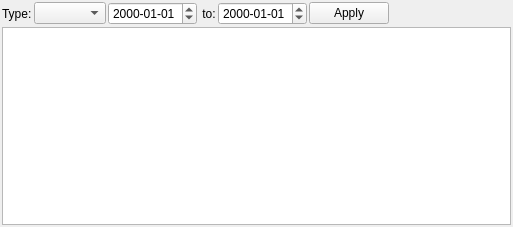
<?xml version="1.0" encoding="UTF-8"?>
<ui version="4.0">
 <class>DialogMissingObservations</class>
 <widget class="QWidget" name="DialogMissingObservations">
  <property name="geometry">
   <rect>
    <x>0</x>
    <y>0</y>
    <width>513</width>
    <height>227</height>
   </rect>
  </property>
  <property name="windowTitle">
   <string>Missing Observations</string>
  </property>
  <layout class="QVBoxLayout" name="verticalLayout">
   <property name="spacing">
    <number>2</number>
   </property>
   <property name="margin">
    <number>2</number>
   </property>
   <item>
    <layout class="QHBoxLayout" name="horizontalLayout">
     <property name="spacing">
      <number>2</number>
     </property>
     <item>
      <widget class="QLabel" name="labelType">
       <property name="text">
        <string>Type:</string>
       </property>
      </widget>
     </item>
     <item>
      <widget class="QComboBox" name="comboType"/>
     </item>
     <item>
      <widget class="MiDateTimeEdit" name="timeFrom">
       <property name="displayFormat">
        <string notr="true">yyyy-MM-dd</string>
       </property>
      </widget>
     </item>
     <item>
      <widget class="QLabel" name="labelTo">
       <property name="text">
        <string> to:</string>
       </property>
      </widget>
     </item>
     <item>
      <widget class="MiDateTimeEdit" name="timeTo">
       <property name="displayFormat">
        <string notr="true">yyyy-MM-dd</string>
       </property>
      </widget>
     </item>
     <item>
      <widget class="QPushButton" name="buttonApply">
       <property name="text">
        <string>Apply</string>
       </property>
      </widget>
     </item>
     <item>
      <spacer name="horizontalSpacer">
       <property name="orientation">
        <enum>Qt::Horizontal</enum>
       </property>
       <property name="sizeHint" stdset="0">
        <size>
         <width>40</width>
         <height>20</height>
        </size>
       </property>
      </spacer>
     </item>
    </layout>
   </item>
   <item>
    <widget class="QTableView" name="tableMissing"/>
   </item>
  </layout>
 </widget>
 <customwidgets>
  <customwidget>
   <class>MiDateTimeEdit</class>
   <extends>QDateTimeEdit</extends>
   <header>util/gui/MiDateTimeEdit.hh</header>
  </customwidget>
 </customwidgets>
 <resources/>
 <connections>
  <connection>
   <sender>buttonApply</sender>
   <signal>clicked()</signal>
   <receiver>DialogMissingObservations</receiver>
   <slot>onUpdateClicked()</slot>
   <hints>
    <hint type="sourcelabel">
     <x>430</x>
     <y>10</y>
    </hint>
    <hint type="destinationlabel">
     <x>492</x>
     <y>13</y>
    </hint>
   </hints>
  </connection>
 </connections>
 <slots>
  <slot>onUpdateClicked()</slot>
 </slots>
</ui>
